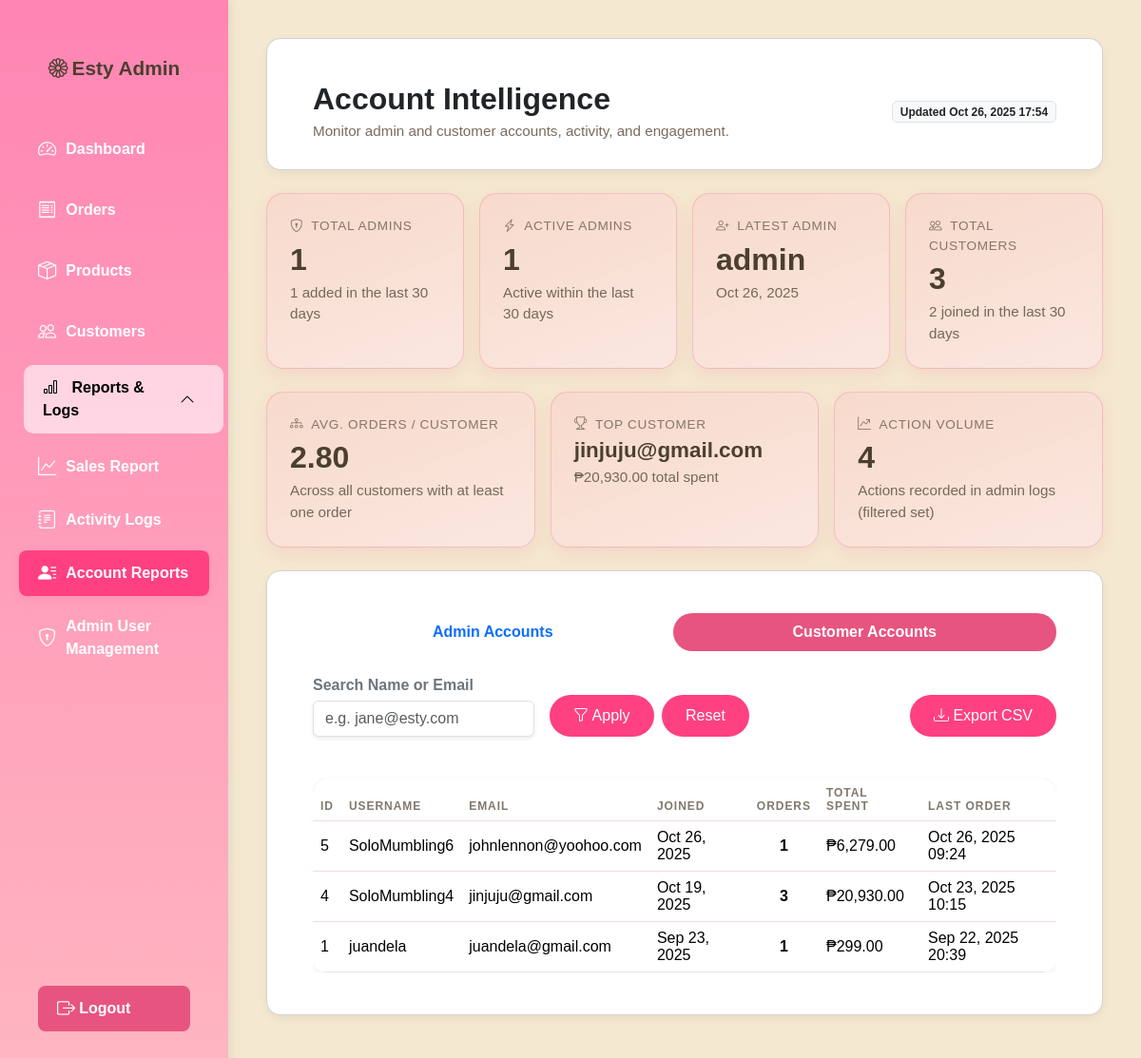
Screenshot of /ESTY/admin/account_report.php?tab=customers (signed in) with the database file from the repository.
### tables this page shows
CREATE TABLE `users` (
  `id` int(11) NOT NULL,
  `username` varchar(50) NOT NULL,
  `email` varchar(100) NOT NULL,
  `PASSWORD` varchar(255) NOT NULL,
  `created_at` timestamp NOT NULL DEFAULT current_timestamp()
);

### ESTY/admin/admin_helpers.php (called while the page is built, shortened)
<?php
function fetchCustomersWithMetrics(mysqli $conn, ?string $search = null): array
{
    $sql = <<<SQL
        SELECT
            u.id,
            u.username,
            u.email,
            u.created_at,
            COALESCE(COUNT(DISTINCT o.id), 0) AS order_count,
            COALESCE(SUM(CASE WHEN o.status = 'completed' THEN o.total ELSE 0 END), 0) AS total_spent,
            MAX(o.created_at) AS last_order_at
        FROM users u
        LEFT JOIN orders o ON o.email = u.email
    SQL;
    $conditions = [];
    $params = [];
    $sql .= ' GROUP BY u.id, u.username, u.email, u.created_at ORDER BY u.created_at DESC';
    $result = [];
    if ($stmt = $conn->prepare($sql)) {
        if ($stmt->execute()) {
            $res = $stmt->get_result();
            if ($res) {
                while ($row = $res->fetch_assoc()) {
                    $result[] = $row;
                }
            }
        }
    }
    return $result;
}

### ESTY/admin/account_report.php (the view, shortened to what this page needs)
<?php
require_once '../db.php';
require_once __DIR__ . '/admin_helpers.php';
$tab = $_GET['tab'] ?? 'admins';
$adminSearch = trim($_GET['admin_search'] ?? '');
$customerSearch = trim($_GET['customer_search'] ?? '');
function getAdminAccounts(mysqli $conn, ?string $search = null): array
{
    $sql = "SELECT au.id,
                   au.username,
                   au.created_at,
                   (SELECT action FROM admin_activity_logs WHERE admin_username = au.username ORDER BY created_at DESC LIMIT 1) AS last_action,
                   (SELECT created_at FROM admin_activity_logs WHERE admin_username = au.username ORDER BY created_at DESC LIMIT 1) AS last_action_at,
                   (SELECT MAX(created_at) FROM admin_activity_logs WHERE admin_username = au.username AND action = 'Login') AS last_login,
                   (SELECT COUNT(*) FROM admin_activity_logs WHERE admin_username = au.username) AS activity_count
            FROM admin_users au";
    $rows = [];
    $hasSearch = ($search !== null && $search !== '');
    $sql .= " ORDER BY au.created_at DESC";
    if ($stmt = $conn->prepare($sql)) {
        if ($stmt->execute()) {
            $res = $stmt->get_result();
            if ($res) {
                while ($row = $res->fetch_assoc()) {
                    $rows[] = $row;
                }
            }
        }
    }
    return $rows;
}
$adminAccounts = getAdminAccounts($conn, $adminSearch);
$customerAccounts = ($tab === 'customers') ? fetchCustomersWithMetrics($conn, $customerSearch) : [];
$filteredActionVolume = 0;
foreach ($adminAccounts as $row) {
    $filteredActionVolume += (int) ($row['activity_count'] ?? 0);
}
$adminSummary = [
    'total' => 0,
    'recent' => 0,
    'active' => 0,
    'latest_username' => null,
    'latest_created_at' => null,
];
if ($res = $conn->query("SELECT COUNT(*) AS total_admins, SUM(CASE WHEN created_at >= DATE_SUB(NOW(), INTERVAL 30 DAY) THEN 1 ELSE 0 END) AS new_admins FROM admin_users")) {
    $row = $res->fetch_assoc();
    $adminSummary['total'] = (int) ($row['total_admins'] ?? 0);
    $adminSummary['recent'] = (int) ($row['new_admins'] ?? 0);
}
if ($res = $conn->query("SELECT COUNT(DISTINCT admin_username) AS active_admins FROM admin_activity_logs WHERE created_at >= DATE_SUB(NOW(), INTERVAL 30 DAY)")) {
    $row = $res->fetch_assoc();
    $adminSummary['active'] = (int) ($row['active_admins'] ?? 0);
}
if ($res = $conn->query("SELECT username, created_at FROM admin_users ORDER BY created_at DESC LIMIT 1")) {
    $row = $res->fetch_assoc();
    if ($row) {
        $adminSummary['latest_username'] = $row['username'];
        $adminSummary['latest_created_at'] = $row['created_at'];
    }
}
$customerSummary = [
    'total' => 0,
    'recent' => 0,
    'avg_orders' => 0,
    'top_customer' => null,
    'top_customer_total' => 0.0,
];
if ($res = $conn->query("SELECT COUNT(*) AS total_customers, SUM(CASE WHEN created_at >= DATE_SUB(NOW(), INTERVAL 30 DAY) THEN 1 ELSE 0 END) AS new_customers FROM users")) {
    $row = $res->fetch_assoc();
    $customerSummary['total'] = (int) ($row['total_customers'] ?? 0);
    $customerSummary['recent'] = (int) ($row['new_customers'] ?? 0);
}
if ($res = $conn->query("SELECT AVG(order_count) AS avg_orders FROM (SELECT COUNT(*) AS order_count FROM orders GROUP BY email) oc")) {
    $row = $res->fetch_assoc();
    if ($row && $row['avg_orders'] !== null) {
        $customerSummary['avg_orders'] = (float) $row['avg_orders'];
    }
}
if ($res = $conn->query("SELECT email, SUM(total) AS total_spent FROM orders WHERE status = 'completed' GROUP BY email ORDER BY total_spent DESC LIMIT 1")) {
    $row = $res->fetch_assoc();
    if ($row) {
        $customerSummary['top_customer'] = $row['email'];
        $customerSummary['top_customer_total'] = (float) ($row['total_spent'] ?? 0);
    }
}
include 'sidebar.php';
?>
<!DOCTYPE html>
<html lang='en'>
<head>
  <link href='https://cdn.jsdelivr.net/npm/bootstrap@5.3.3/dist/css/bootstrap.min.css' rel='stylesheet'>
  <link rel='stylesheet' href='admin-style.css'>
  <link rel='stylesheet' href='https://cdn.jsdelivr.net/npm/bootstrap-icons@1.11.3/font/bootstrap-icons.min.css'>
</head>
<body>
<div class='main-content'>
  <div class='card mb-4'>
    <div class='d-flex flex-column flex-md-row justify-content-between align-items-md-center gap-2 p-3 pb-0'>
      <div>
        <h2 class='fw-bold mb-1'>Account Intelligence</h2>
        <p class='muted mb-0'>Monitor admin and customer accounts, activity, and engagement.</p>
      </div>
      <div class='text-md-end'>
        <span class='badge bg-light text-dark border'>Updated <?= date('M d, Y H:i') ?></span>
      </div>
    </div>
  </div>
  <div class='row g-3 mb-4'>
    <div class='col-md-3'>
      <div class='metric-card h-100'>
        <div class='metric-title'><i class='bi bi-shield-lock me-2'></i>Total Admins</div>
        <div class='metric-value'><?= number_format($adminSummary['total']) ?></div>
        <div class='metric-subtext'><?= number_format($adminSummary['recent']) ?> added in the last 30 days</div>
      </div>
    </div>
    <div class='col-md-3'>
      <div class='metric-card h-100'>
        <div class='metric-title'><i class='bi bi-lightning-charge me-2'></i>Active Admins</div>
        <div class='metric-value'><?= number_format($adminSummary['active']) ?></div>
        <div class='metric-subtext'>Active within the last 30 days</div>
      </div>
    </div>
    <div class='col-md-3'>
      <div class='metric-card h-100'>
        <div class='metric-title'><i class='bi bi-person-plus me-2'></i>Latest Admin</div>
        <div class='metric-value'>
          <?= $adminSummary['latest_username'] ? htmlspecialchars($adminSummary['latest_username']) : '—' ?>
        </div>
        <div class='metric-subtext'>
          <?= $adminSummary['latest_created_at'] ? date('M d, Y', strtotime($adminSummary['latest_created_at'])) : 'No admins yet' ?>
        </div>
      </div>
    </div>
    <div class='col-md-3'>
      <div class='metric-card h-100'>
        <div class='metric-title'><i class='bi bi-people me-2'></i>Total Customers</div>
        <div class='metric-value'><?= number_format($customerSummary['total']) ?></div>
        <div class='metric-subtext'><?= number_format($customerSummary['recent']) ?> joined in the last 30 days</div>
      </div>
    </div>
  </div>
  <div class='row g-3 mb-4'>
    <div class='col-md-4'>
      <div class='metric-card h-100'>
        <div class='metric-title'><i class='bi bi-diagram-3 me-2'></i>Avg. Orders / Customer</div>
        <div class='metric-value'><?= number_format($customerSummary['avg_orders'], 2) ?></div>
        <div class='metric-subtext'>Across all customers with at least one order</div>
      </div>
    </div>
    <div class='col-md-4'>
      <div class='metric-card h-100'>
        <div class='metric-title'><i class='bi bi-trophy me-2'></i>Top Customer</div>
        <div class='metric-value' style='font-size: 1.4rem;'>
          <?= $customerSummary['top_customer'] ? htmlspecialchars($customerSummary['top_customer']) : '—' ?>
        </div>
        <div class='metric-subtext'>
          <?= $customerSummary['top_customer'] ? '₱' . number_format($customerSummary['top_customer_total'], 2) . ' total spent' : 'No completed orders yet' ?>
        </div>
      </div>
    </div>
    <div class='col-md-4'>
      <div class='metric-card h-100'>
        <div class='metric-title'><i class='bi bi-graph-up-arrow me-2'></i>Action Volume</div>
        <div class='metric-value'><?= number_format($filteredActionVolume) ?></div>
        <div class='metric-subtext'>Actions recorded in admin logs (filtered set)</div>
      </div>
    </div>
  </div>
  <div class='card'>
    <div class='card-body'>
      <ul class='nav nav-pills nav-fill mb-4'>
        <li class='nav-item'>
          <a class='nav-link <?= $tab === 'admins' ? 'active' : '' ?>' href='account_report.php?tab=admins'>Admin Accounts</a>
        </li>
        <li class='nav-item'>
          <a class='nav-link <?= $tab === 'customers' ? 'active' : '' ?>' href='account_report.php?tab=customers'>Customer Accounts</a>
        </li>
      </ul>
      <?php if ($tab === 'admins'): ?>
        <form class='row row-cols-1 row-cols-md-auto g-3 align-items-end mb-4' method='get'>
          <input type='hidden' name='tab' value='admins'>
          <div class='col'>
            <label class='form-label mb-1 fw-semibold text-secondary'>Search Username</label>
            <input type='text' name='admin_search' class='form-control shadow-sm' placeholder='e.g. manager' value='<?= htmlspecialchars($adminSearch) ?>'>
          </div>
          <div class='col'>
            <button type='submit' class='btn btn-primary px-4'><i class='bi bi-funnel'></i> Apply</button>
            <a href='account_report.php?tab=admins' class='btn btn-outline-secondary ms-1'>Reset</a>
          </div>
          <div class='col ms-md-auto'>
            <a class='btn btn-outline-secondary' href='account_report.php?tab=admins&export=admins&admin_search=<?= urlencode($adminSearch) ?>'>
              <i class='bi bi-download'></i> Export CSV
            </a>
          </div>
        </form>
        <div class='table-responsive'>
          <table class='table table-hover align-middle mb-0'>
            <thead>
              <tr>
                <th>ID</th>
                <th>Username</th>
                <th>Created</th>
                <th>Last Activity</th>
                <th>Last Login</th>
                <th class='text-center'>Activity Count</th>
              </tr>
            </thead>
            <tbody>
              <?php if (empty($adminAccounts)): ?>
                <tr><td colspan='6' class='text-center text-muted py-4'>No admin accounts match your filters.</td></tr>
              <?php else: foreach ($adminAccounts as $admin): ?>
                <tr>
                  <td><?= (int) $admin['id'] ?></td>
                  <td>
                    <?= htmlspecialchars($admin['username']) ?>
                    <?php if (!empty($_SESSION['admin']) && $_SESSION['admin'] === $admin['username']): ?>
                      <span class='badge bg-secondary ms-1'>You</span>
                    <?php endif; ?>
                  </td>
                  <td><?= $admin['created_at'] ? date('M d, Y', strtotime($admin['created_at'])) : '—' ?></td>
                  <td>
                    <?php if (!empty($admin['last_action'])): ?>
                      <div class='fw-semibold'><?= htmlspecialchars($admin['last_action']) ?></div>
                      <?php if (!empty($admin['last_action_at'])): ?>
                        <small class='text-muted'><?= date('M d, Y H:i', strtotime($admin['last_action_at'])) ?></small>
                      <?php endif; ?>
                    <?php else: ?>
                      <span class='text-muted'>No activity recorded</span>
                    <?php endif; ?>
                  </td>
                  <td>
                    <?php if (!empty($admin['last_login'])): ?>
                      <?= date('M d, Y H:i', strtotime($admin['last_login'])) ?>
                    <?php else: ?>
                      <span class='text-muted'>No login recorded</span>
                    <?php endif; ?>
                  </td>
                  <td class='text-center fw-semibold'><?= number_format((int) ($admin['activity_count'] ?? 0)) ?></td>
                </tr>
              <?php endforeach; endif; ?>
            </tbody>
          </table>
        </div>
      <?php else: ?>
        <form class='row row-cols-1 row-cols-md-auto g-3 align-items-end mb-4' method='get'>
          <div class='col'>
            <label class='form-label mb-1 fw-semibold text-secondary'>Search Name or Email</label>
            <input type='text' name='customer_search' class='form-control shadow-sm' placeholder='e.g. jane@esty.com' value='<?= htmlspecialchars($customerSearch) ?>'>
          </div>
          <div class='col'>
            <button type='submit' class='btn btn-primary px-4'><i class='bi bi-funnel'></i> Apply</button>
            <a href='account_report.php?tab=customers' class='btn btn-outline-secondary ms-1'>Reset</a>
          </div>
          <div class='col ms-md-auto'>
            <a class='btn btn-outline-secondary' href='account_report.php?tab=customers&export=customers&customer_search=<?= urlencode($customerSearch) ?>'>
              <i class='bi bi-download'></i> Export CSV
            </a>
          </div>
        </form>
        <div class='table-responsive'>
          <table class='table table-hover align-middle mb-0'>
            <thead>
              <tr>
                <th>ID</th>
                <th>Username</th>
                <th>Email</th>
                <th>Joined</th>
                <th class='text-center'>Orders</th>
                <th>Total Spent</th>
                <th>Last Order</th>
              </tr>
            </thead>
            <tbody>
              <?php if (empty($customerAccounts)): ?>
                <tr><td colspan='7' class='text-center text-muted py-4'>No customer accounts found.</td></tr>
              <?php else: foreach ($customerAccounts as $customer): ?>
                <tr>
                  <td><?= (int) $customer['id'] ?></td>
                  <td><?= htmlspecialchars($customer['username']) ?></td>
                  <td><?= htmlspecialchars($customer['email']) ?></td>
                  <td><?= $customer['created_at'] ? date('M d, Y', strtotime($customer['created_at'])) : '—' ?></td>
                  <td class='text-center fw-semibold'><?= number_format((int) ($customer['order_count'] ?? 0)) ?></td>
                  <td>₱<?= number_format((float) ($customer['total_spent'] ?? 0), 2) ?></td>
                  <td>
                    <?php if (!empty($customer['last_order_at'])): ?>
                      <?= date('M d, Y H:i', strtotime($customer['last_order_at'])) ?>
                    <?php else: ?>
                      <span class='text-muted'>No orders</span>
                    <?php endif; ?>
                  </td>
                </tr>
              <?php endforeach; endif; ?>
            </tbody>
          </table>
        </div>
      <?php endif; ?>
    </div>
  </div>
</div>
</body>
</html>

### rows the page displays
users: email "jinjuju@gmail.com", id "4", username "SoloMumbling4", created_at "Oct 19, 2025", order_count "3", total_spent "20,930.00", last_order_at "Oct 23, 2025 10:15"
users: id "5", username "SoloMumbling6", email "johnlennon@yoohoo.com", created_at "Oct 26, 2025", order_count "1", total_spent "6,279.00", last_order_at "Oct 26, 2025 09:24"
users: id "1", username "juandela", email "juandela@gmail.com", created_at "Sep 23, 2025", order_count "1", total_spent "299.00", last_order_at "Sep 22, 2025 20:39"

### other values shown
$adminSummary['total'] "1"
$adminSummary['recent'] "1"
$adminSummary['active'] "1"
$adminSummary['latest_username'] "admin"
date('M d, Y', strtotime($adminSummary['latest_created_at'])) "Oct 26, 2025"
$customerSummary['total'] "3"
$customerSummary['recent'] "2"
$customerSummary['avg_orders'] "2.80"
$customerSummary['top_customer_total'] "20,930.00"
$filteredActionVolume "4"
